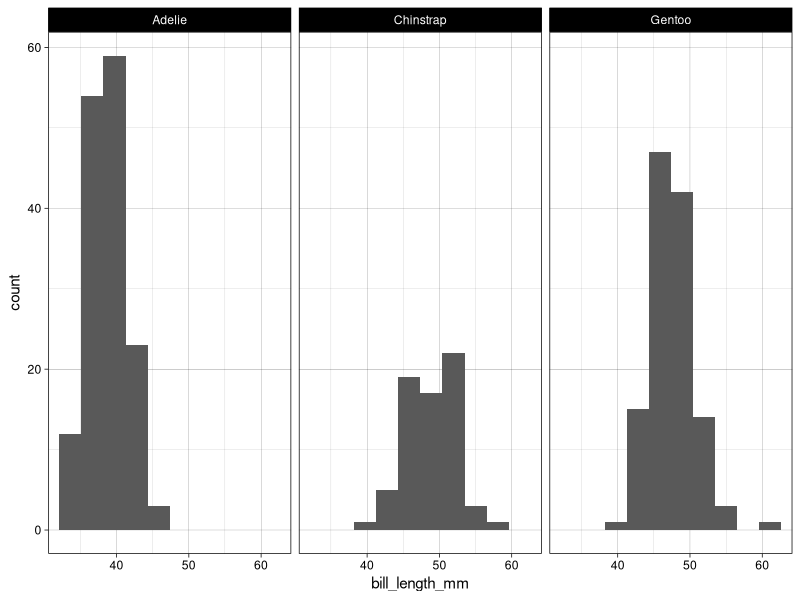
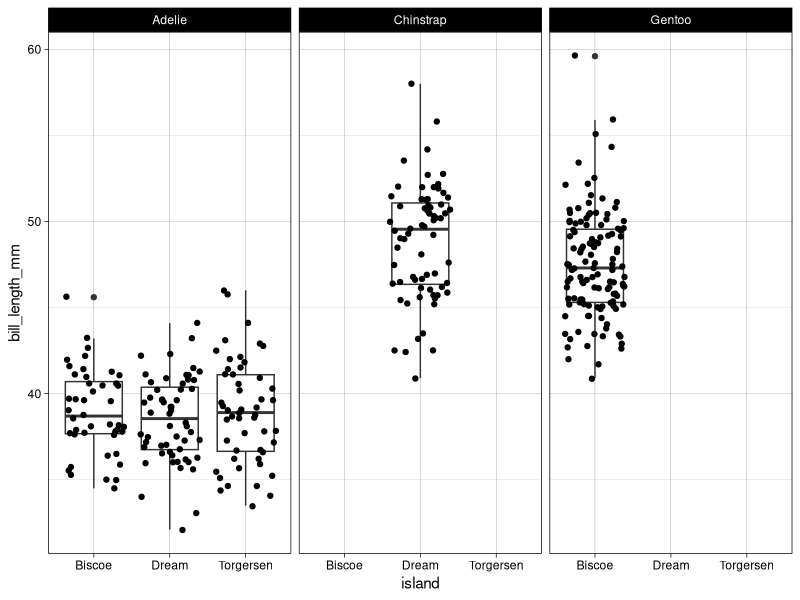
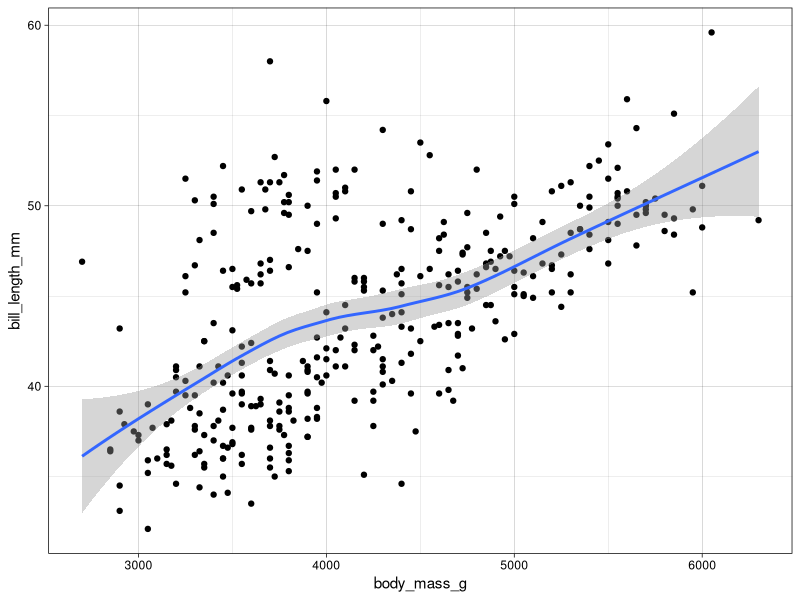
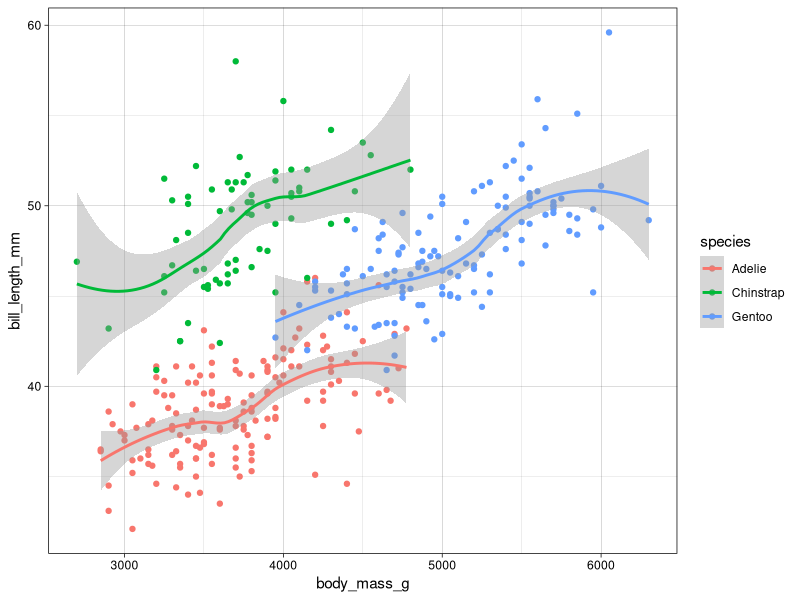
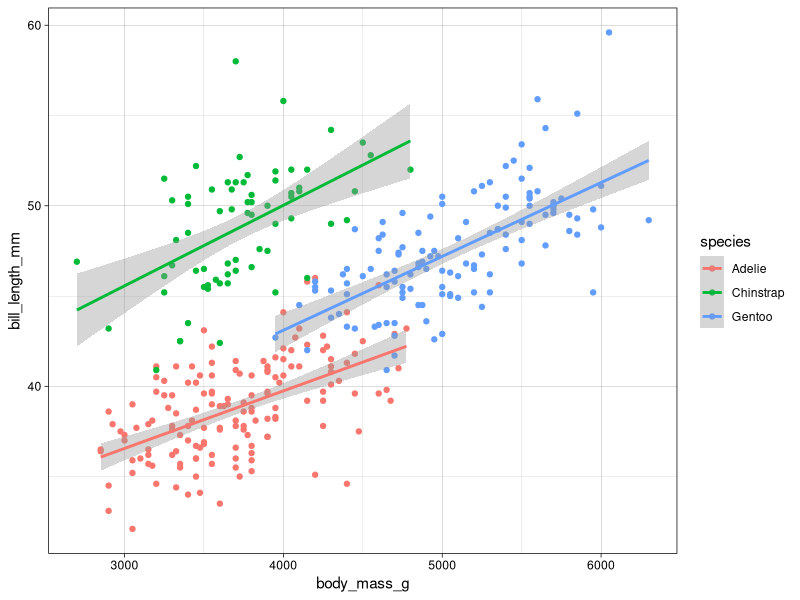
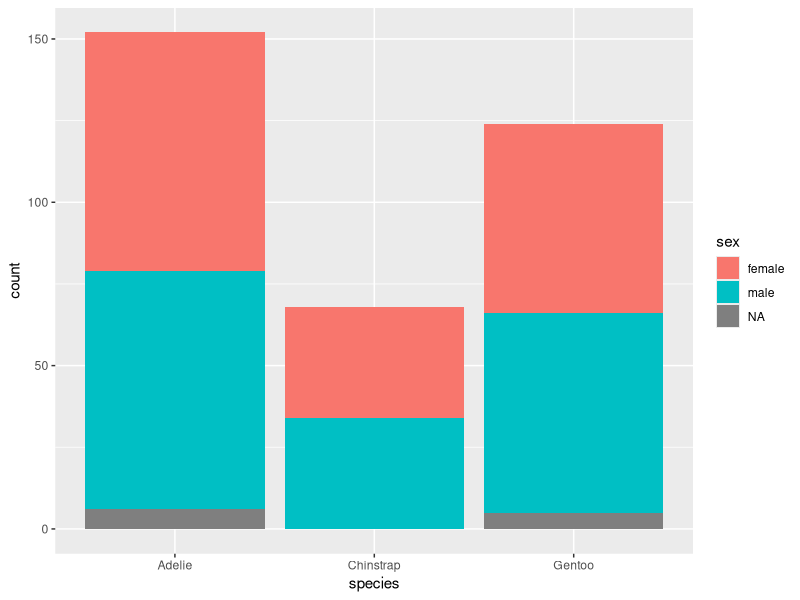
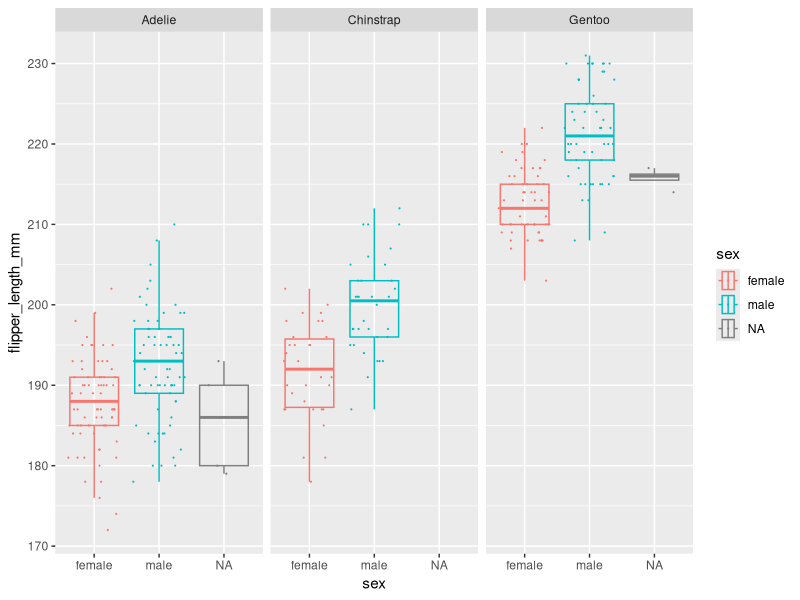

These figures' R source, in order:
## ---- chunk 1
library(tidyverse)
library(palmerpenguins)
## ---- chunk 2
colnames(penguins)
## ---- chunk 3
ggplot(data = penguins) +
  geom_histogram(mapping = aes(x = bill_length_mm), bins = 10) +
  facet_wrap(~species) +
  theme_linedraw()
## ---- chunk 4
ggplot(data = penguins) +
  geom_boxplot(mapping = aes(x = island, y = bill_length_mm)) +
  geom_jitter(mapping = aes(x = island, y = bill_length_mm)) +
  facet_wrap(~species) +
  theme_linedraw()
## ---- chunk 5
ggplot(data = penguins) +
  geom_point(mapping = aes(x = body_mass_g, y = bill_length_mm)) +
  geom_smooth(mapping = aes(x = body_mass_g, y = bill_length_mm)) +
  theme_linedraw()
## ---- chunk 6
ggplot(data = penguins) +
  geom_point(mapping = aes(x = body_mass_g, y = bill_length_mm, color = species)) +
  geom_smooth(mapping = aes(x = body_mass_g, y = bill_length_mm, color = species)) +
  theme_linedraw()
## ---- chunk 7
ggplot(data = penguins) +
  geom_point(mapping = aes(x = body_mass_g, y = bill_length_mm, color = species)) +
  geom_smooth(
    mapping = aes(x = body_mass_g, y = bill_length_mm, color = species),
    method = lm
  ) +
  theme_linedraw()
## ---- chunk 8
ggplot(data = penguins) +
  geom_bar(mapping = aes(x = species, fill = sex))
## ---- chunk 9
penguins %>%
  ggplot(mapping = aes(x = flipper_length_mm, y = sex, color = sex)) +
  geom_boxplot(outlier.alpha = 0, alpha = 0) +
  geom_jitter(width = 0, size = 0.1) +
  coord_flip() +
  facet_wrap( ~ species)
